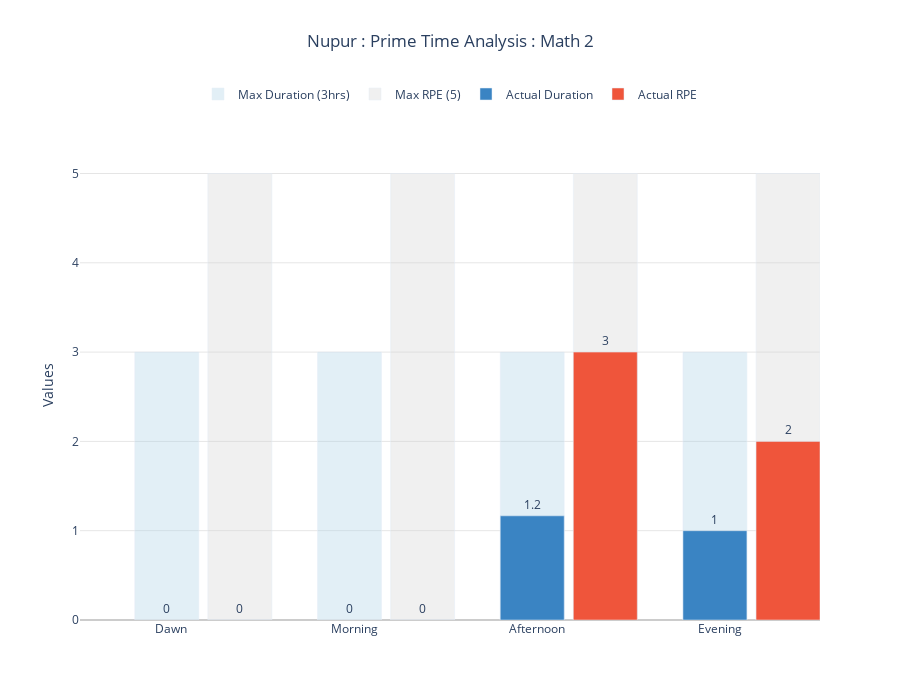

Here is the notebook cell this chart was saved with:
### Code cell
# Create the sample dataframe
data = {
    'Time': ['Dawn', 'Morning', 'Afternoon', 'Evening'],
    'Duration': [00/60, 00/60, 70/60, 60/60],
    'RPE': [0, 0, 3, 2]
}
df = pd.DataFrame(data)

# Create figure with larger size
fig = go.Figure()

# Add maximum value bars (background)
fig.add_trace(go.Bar(
    x=df['Time'],
    y=[3] * len(df),
    name='Max Duration (3hrs)',
    marker_color='rgba(158, 202, 225, 0.3)',
    width=0.35,
    offset=-0.2,
    hovertemplate='Maximum Duration: 3hrs<br>Time: %{x}<extra></extra>'
))

fig.add_trace(go.Bar(
    x=df['Time'],
    y=[5] * len(df),
    name='Max RPE (5)',
    marker_color='rgba(204, 204, 204, 0.3)',
    width=0.35,
    offset=0.2,
    hovertemplate='Maximum RPE: 5<br>Time: %{x}<extra></extra>'
))

# Add actual value bars
fig.add_trace(go.Bar(
    x=df['Time'],
    y=df['Duration'],
    name='Actual Duration',
    marker_color='rgb(58, 132, 195)',
    width=0.35,
    offset=-0.2,
    text=df['Duration'].round(1),
    textposition='outside',
    hovertemplate='Duration: %{y:.1f}hrs<br>Time: %{x}<extra></extra>'
))

fig.add_trace(go.Bar(
    x=df['Time'],
    y=df['RPE'],
    name='Actual RPE',
    marker_color='rgb(239, 85, 59)',
    width=0.35,
    offset=0.2,
    text=df['RPE'].round(1),
    textposition='outside',
    hovertemplate='RPE: %{y:.1f}<br>Time: %{x}<extra></extra>'
))

# Update layout with improved sizing and positioning
fig.update_layout(
    title={
        'text': 'Nupur : Prime Time Analysis : Math 2',
        'y':0.95,
        'x':0.5,
        'xanchor': 'center',
        'yanchor': 'top'
    },
    yaxis_title='Values',
    barmode='overlay',
    legend=dict(
        yanchor="top",
        y=1.15,  # Moved legend above the plot
        xanchor="center",
        x=0.5,   # Centered horizontally
        orientation="h"  # Horizontal legend
    ),
    showlegend=True,
    hovermode='x unified',
    plot_bgcolor='white',
    yaxis=dict(
        gridcolor='rgba(0,0,0,0.1)',
        zerolinecolor='rgba(0,0,0,0.2)'
    ),
    # Increased height and added margins
    height=700,
    width=900,
    margin=dict(
        t=150,  # Increased top margin for legend
        l=80,
        r=80,
        b=80
    )
)

# Show figure
fig.show()

### Figure 1 — Plotly figure (JSON) as saved in the notebook; plotly's stock layout.template omitted (floating-point values rounded to 4 significant figures)
{"data": [{"hovertemplate": "Maximum Duration: 3hrs<br>Time: %{x}<extra></extra>", "marker": {"color": "rgba(158, 202, 225, 0.3)"}, "name": "Max Duration (3hrs)", "offset": -0.2, "type": "bar", "width": 0.35, "x": ["Dawn", "Morning", "Afternoon", "Evening"], "y": [3, 3, 3, 3]}, {"hovertemplate": "Maximum RPE: 5<br>Time: %{x}<extra></extra>", "marker": {"color": "rgba(204, 204, 204, 0.3)"}, "name": "Max RPE (5)", "offset": 0.2, "type": "bar", "width": 0.35, "x": ["Dawn", "Morning", "Afternoon", "Evening"], "y": [5, 5, 5, 5]}, {"hovertemplate": "Duration: %{y:.1f}hrs<br>Time: %{x}<extra></extra>", "marker": {"color": "rgb(58, 132, 195)"}, "name": "Actual Duration", "offset": -0.2, "text": [0, 0, 1.2, 1], "textposition": "outside", "type": "bar", "width": 0.35, "x": ["Dawn", "Morning", "Afternoon", "Evening"], "y": [0, 0, 1.167, 1]}, {"hovertemplate": "RPE: %{y:.1f}<br>Time: %{x}<extra></extra>", "marker": {"color": "rgb(239, 85, 59)"}, "name": "Actual RPE", "offset": 0.2, "text": [0, 0, 3, 2], "textposition": "outside", "type": "bar", "width": 0.35, "x": ["Dawn", "Morning", "Afternoon", "Evening"], "y": [0, 0, 3, 2]}], "layout": {"barmode": "overlay", "height": 700, "hovermode": "x unified", "legend": {"orientation": "h", "x": 0.5, "xanchor": "center", "y": 1.15, "yanchor": "top"}, "margin": {"b": 80, "l": 80, "r": 80, "t": 150}, "plot_bgcolor": "white", "showlegend": true, "title": {"text": "Nupur : Prime Time Analysis : Math 2", "x": 0.5, "xanchor": "center", "y": 0.95, "yanchor": "top"}, "width": 900, "xaxis": {"autorange": true, "range": [-0.5, 3.55], "type": "category"}, "yaxis": {"autorange": true, "gridcolor": "rgba(0, 0, 0, 0.1)", "range": [0, 5.263], "title": {"text": "Values"}, "type": "linear", "zerolinecolor": "rgba(0, 0, 0, 0.2)"}}}
